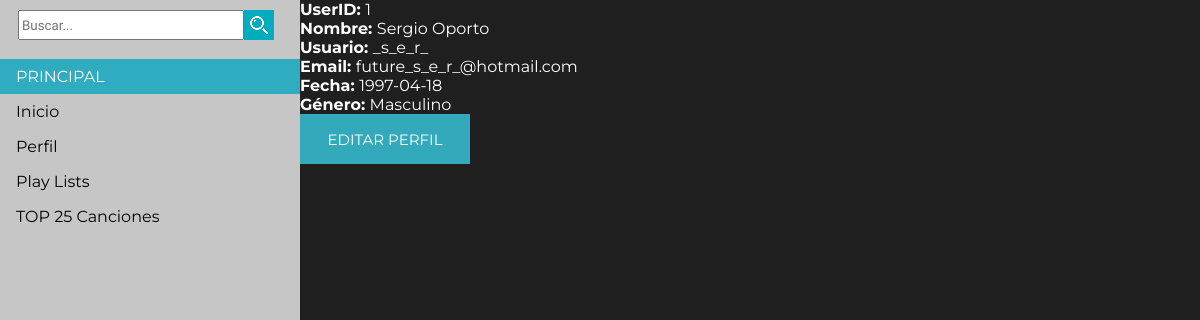
/perfil.php?userID=1, run on the app's committed database.
### tables this page shows
CREATE TABLE IF NOT EXISTS `usuario` (
  `userid` int(10) NOT NULL,
  `nombre` varchar(30) NOT NULL,
  `username` varchar(15) DEFAULT NULL,
  `password` varchar(15) DEFAULT NULL,
  `email` varchar(30) DEFAULT NULL,
  `fecha` date DEFAULT NULL,
  `genero` tinyint(1) DEFAULT NULL
);

### perfil.php (the view, shortened to what this page needs)
<?php
	$id = $_GET['userID'];
	$nombre = $username = $email = $fecha = $genero = "";
	$con = connect("usuarios");
	$query = mysqli_query($con,"SELECT USERID, NOMBRE, USERNAME, PASSWORD, EMAIL, FECHA, GENERO   FROM usuario WHERE USERID= $id");
	while ($res = mysqli_fetch_assoc($query)) {
		$nombre = $res['NOMBRE'];
		$username = $res['USERNAME'];
		$email = $res['EMAIL'];
		$fecha = $res['FECHA'];
		if ($res['GENERO']==1){
			$genero = "Masculino";
		}
		else {
			$genero = "Femenino";
		}
	}
?>
<!DOCTYPE HTML>
<html>
<head>
	<link rel = "stylesheet" href = "style/formatoPerfil.css">
</head>
<body>
	<div id="container">
		<?php include("menuIzquierda.php"); ?>
		<div id="content">
			<div id="datos">
				<span><b>UserID: </b><?php echo $id;?></span><br>
				<span><b>Nombre: </b><?php echo $nombre;?></span><br>
				<span><b>Usuario: </b><?php echo $username;?></span><br>
				<span><b>Email: </b><?php echo $email;?></span><br>
				<span><b>Fecha: </b><?php echo $fecha;?></span><br>
				<span><b>Género: </b><?php echo $genero;?></span><br>
			</div>
			<div id="divBoton">
				<a href="modificarUsuario.php?userID=<?php echo $id;?>">
					<input type="button" class="button" value="EDITAR PERFIL">
				</a>
			</div>
		</div>
	</div>
</body>
</html>

### style/formatoPerfil.css (style rules this page uses)
div#container { width: 100%; height: 100%; position: fixed; overflow: hidden; background-color: #1F1F1F; }
div#content { margin-left: 300px; height: 100%; color: white; }
div#datos { font-family: 'Montserrat', serif; }
.button { font-family: 'Montserrat', serif; height:50px; width:170px; font-size:15px; background-color: #33AABB; color: white; border-width: 0px; }

### style/formatoMenuIzquierda.css (style rules this page uses)
body { margin: 0; }

### data on the page
usuario: nombre "Sergio Oporto", username "_s_e_r_", email "future_s_e_r_@hotmail.com", fecha "1997-04-18", genero "Masculino"

### other printed values
$id "1"
